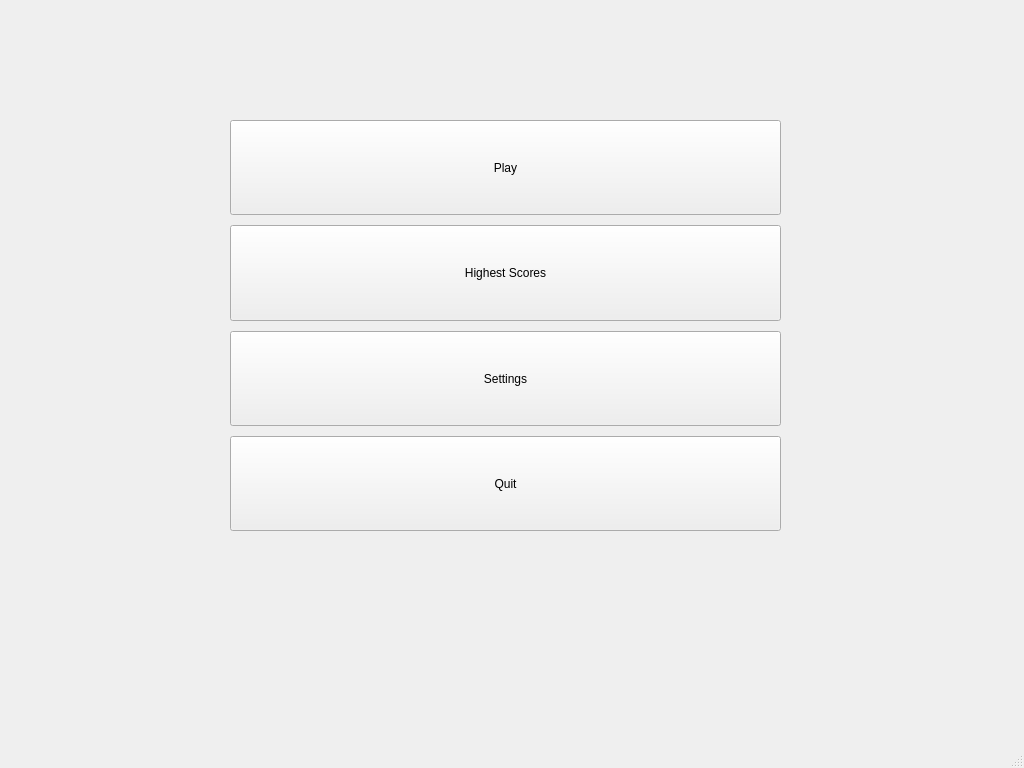
<?xml version="1.0" encoding="UTF-8"?>
<ui version="4.0">
 <class>MainWindow</class>
 <widget class="QMainWindow" name="MainWindow">
  <property name="geometry">
   <rect>
    <x>0</x>
    <y>0</y>
    <width>1024</width>
    <height>768</height>
   </rect>
  </property>
  <property name="sizePolicy">
   <sizepolicy hsizetype="Fixed" vsizetype="Fixed">
    <horstretch>0</horstretch>
    <verstretch>0</verstretch>
   </sizepolicy>
  </property>
  <property name="windowTitle">
   <string>MainWindow</string>
  </property>
  <widget class="QWidget" name="centralwidget">
   <property name="autoFillBackground">
    <bool>false</bool>
   </property>
   <widget class="QWidget" name="verticalLayoutWidget">
    <property name="geometry">
     <rect>
      <x>230</x>
      <y>110</y>
      <width>551</width>
      <height>431</height>
     </rect>
    </property>
    <layout class="QVBoxLayout" name="verticalLayout">
     <property name="spacing">
      <number>10</number>
     </property>
     <property name="leftMargin">
      <number>0</number>
     </property>
     <property name="topMargin">
      <number>10</number>
     </property>
     <property name="bottomMargin">
      <number>10</number>
     </property>
     <item>
      <widget class="QPushButton" name="pushButton_2">
       <property name="sizePolicy">
        <sizepolicy hsizetype="Minimum" vsizetype="Minimum">
         <horstretch>0</horstretch>
         <verstretch>0</verstretch>
        </sizepolicy>
       </property>
       <property name="text">
        <string>Play</string>
       </property>
      </widget>
     </item>
     <item>
      <widget class="QPushButton" name="score_button">
       <property name="sizePolicy">
        <sizepolicy hsizetype="Minimum" vsizetype="Minimum">
         <horstretch>0</horstretch>
         <verstretch>0</verstretch>
        </sizepolicy>
       </property>
       <property name="text">
        <string>Highest Scores</string>
       </property>
      </widget>
     </item>
     <item>
      <widget class="QPushButton" name="settings_button">
       <property name="enabled">
        <bool>true</bool>
       </property>
       <property name="sizePolicy">
        <sizepolicy hsizetype="Minimum" vsizetype="Minimum">
         <horstretch>0</horstretch>
         <verstretch>0</verstretch>
        </sizepolicy>
       </property>
       <property name="autoFillBackground">
        <bool>false</bool>
       </property>
       <property name="text">
        <string>Settings</string>
       </property>
       <property name="iconSize">
        <size>
         <width>16</width>
         <height>16</height>
        </size>
       </property>
       <property name="autoDefault">
        <bool>false</bool>
       </property>
       <property name="default">
        <bool>false</bool>
       </property>
       <property name="flat">
        <bool>false</bool>
       </property>
      </widget>
     </item>
     <item>
      <widget class="QPushButton" name="pushButton_3">
       <property name="sizePolicy">
        <sizepolicy hsizetype="Minimum" vsizetype="Minimum">
         <horstretch>0</horstretch>
         <verstretch>0</verstretch>
        </sizepolicy>
       </property>
       <property name="text">
        <string>Quit</string>
       </property>
       <property name="iconSize">
        <size>
         <width>16</width>
         <height>16</height>
        </size>
       </property>
      </widget>
     </item>
    </layout>
   </widget>
  </widget>
  <widget class="QMenuBar" name="menubar">
   <property name="geometry">
    <rect>
     <x>0</x>
     <y>0</y>
     <width>1024</width>
     <height>22</height>
    </rect>
   </property>
  </widget>
  <widget class="QStatusBar" name="statusbar"/>
 </widget>
 <resources/>
 <connections/>
</ui>
